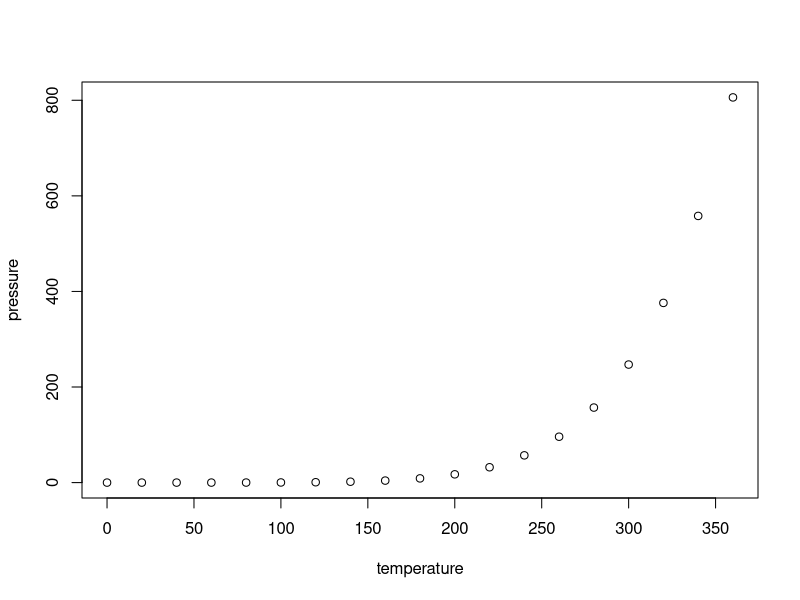
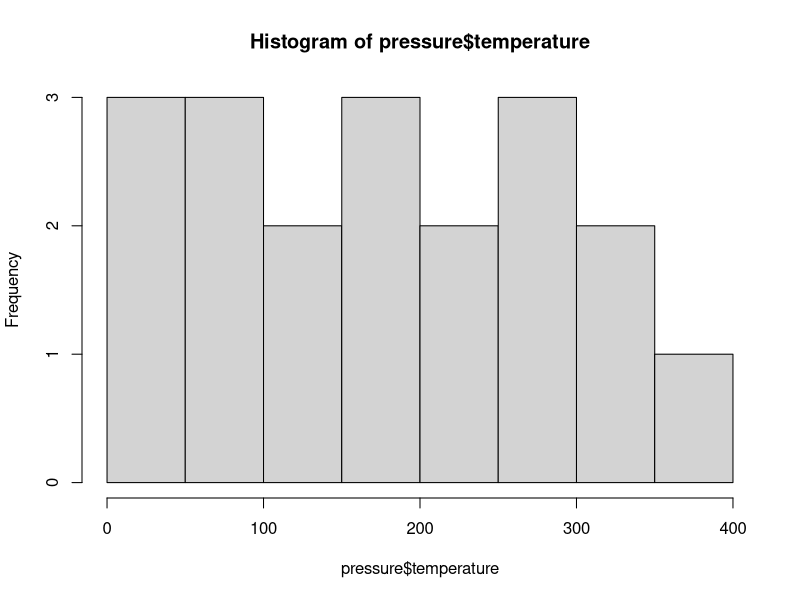
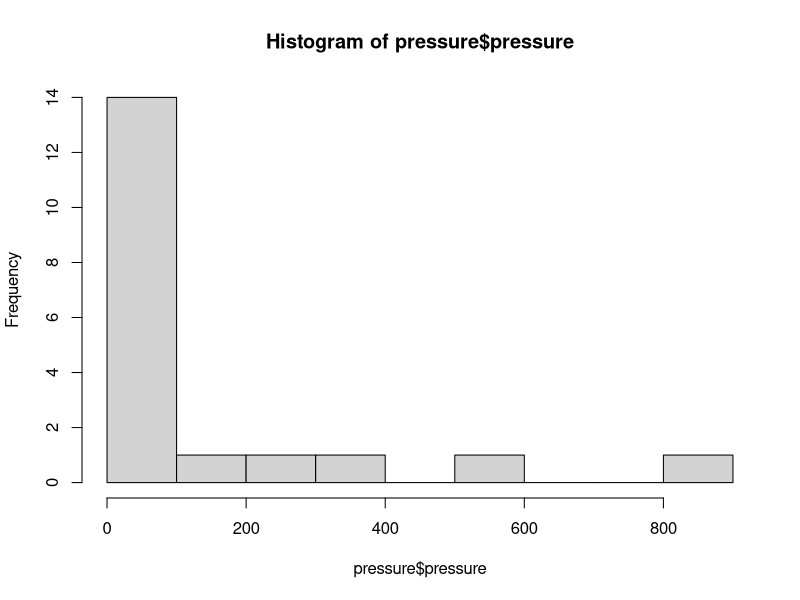

Reproduce these figures in R, in order.
## ---- chunk 1
knitr::opts_chunk$set(echo = TRUE)
## ---- chunk 2
summary(cars)
## ---- chunk 3
cat("### Pressure vs Temp {-} \n \n") #explicitly naming the tab
plot(pressure) #the plot of interest
cat("\n \n") #adding two line breaks after the plot

cat("### Hist of Temp {-} \n \n")
hist(pressure$temperature)
cat("\n \n")

cat("### Hist of Pressure {-} \n \n")
hist(pressure$pressure)
cat("\n \n")
